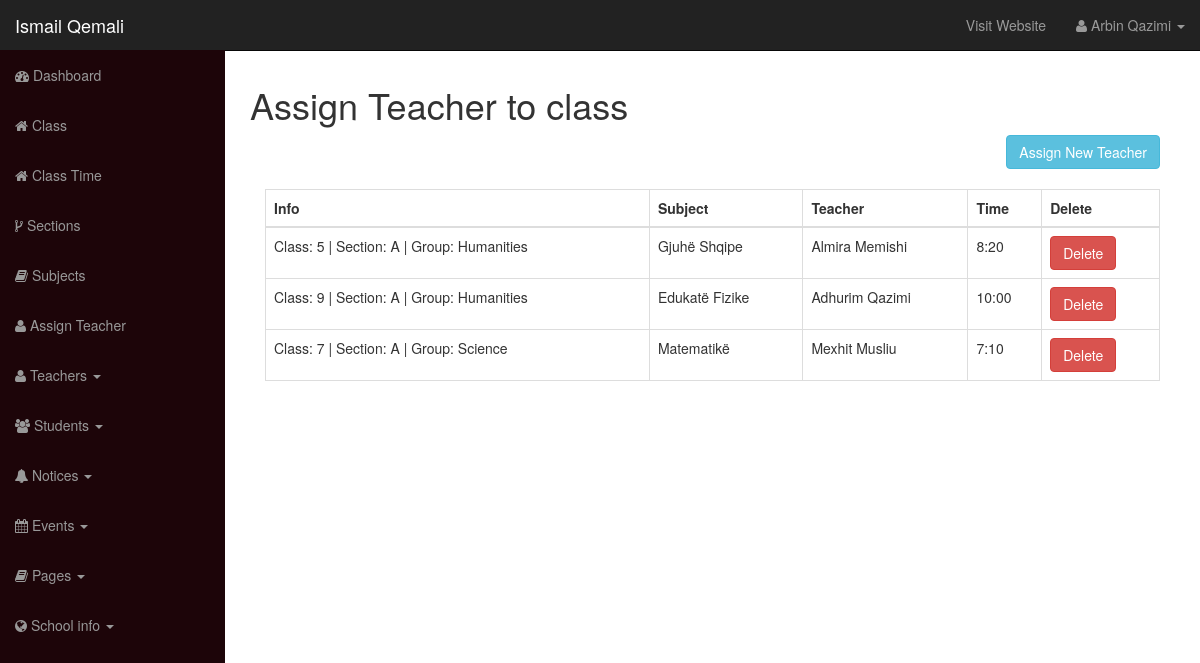
The app's page /school-admin/assign_teacher.php (signed in) with its own data.
### tables this page shows
CREATE TABLE `user` (
  `id` int(12) NOT NULL,
  `username` varchar(100) NOT NULL,
  `user_password` varchar(255) NOT NULL,
  `user_role` varchar(30) NOT NULL,
  `user_firstname` varchar(50) DEFAULT NULL,
  `user_lastname` varchar(50) DEFAULT NULL
);

CREATE TABLE `class_teacher` (
  `id` int(5) NOT NULL,
  `global_name_id` int(5) NOT NULL,
  `teacher_email` varchar(50) NOT NULL,
  `subject_name_id` int(6) NOT NULL,
  `class_time` varchar(255) NOT NULL,
  `class_days` varchar(255) NOT NULL,
  `is_class_teacher` varchar(5) NOT NULL DEFAULT 'N'
);

CREATE TABLE `sections` (
  `id` int(5) NOT NULL,
  `class_id` int(5) NOT NULL,
  `section` varchar(20) NOT NULL,
  `group_name` varchar(30) DEFAULT NULL,
  `global_name` varchar(255) DEFAULT NULL
);

CREATE TABLE `subjects` (
  `id` int(5) NOT NULL,
  `subject` varchar(255) DEFAULT NULL
);

### functions.php (called while the page is built, shortened)
<?php
require_once "includes/db.php";
function get_name_by_session() {
	global $conn;
	$fullName = '';
	if(isset($_SESSION['username'])) {
		$session_user = $_SESSION['username'];
		$query = "SELECT user_firstname, user_lastname FROM user WHERE username='$session_user' LIMIT 1";
		$result = mysqli_query($conn, $query);
		$row = mysqli_fetch_assoc($result);
		$first_name = $row['user_firstname'];
		$last_name = $row['user_lastname'];
		$fullName = $first_name . " " . $last_name;
	}
	return $fullName;
}
function get_subject_name_by_id($id) {
	global $conn;
	$query = "SELECT subject FROM subjects WHERE id=$id";
	$result = mysqli_query($conn, $query);
	$row = mysqli_fetch_assoc($result);
	return $row['subject'];
}

### school-admin/assign-teacher/view-all.php (the view, shortened to what this page needs)
<div class="col-md-12">
	<table class="table table-bordered">
		<thead>
			<tr>
				<th>Info</th>
				<th>Subject</th>
				<th>Teacher</th>
				<th>Time</th>
				<th>Delete</th>
			</tr>
		</thead>
		<tbody>
			<?php
				$query = "SELECT *, class_teacher.id as class_id FROM class_teacher INNER JOIN user ON class_teacher.teacher_email=user.username ORDER BY class_teacher.id ASC";
				$result = mysqli_query($conn, $query);
				while ($row = mysqli_fetch_assoc($result)) {
					$global_name_id = $row['global_name_id'];
					$subject_id = $row['subject_name_id'];
					$query_global_name = "SELECT global_name FROM sections WHERE id=$global_name_id";
					$result_global_name = mysqli_query($conn, $query_global_name);
					$row_global_name = mysqli_fetch_assoc($result_global_name);
					$global_name = $row_global_name['global_name'];
					echo "<tr>";
					echo "<td>$global_name</td>";
					echo "<td>".get_subject_name_by_id($subject_id)."</td>";
					echo "<td>".$row['user_firstname'] ." ". $row['user_lastname']."</td>";
					echo "<td>".$row['class_time']."</td>";
					echo "<td><a href='assign_teacher.php?delete_class_teacher=".$row['class_id']."' class='btn btn-danger'>Delete</a></td>";
					echo "</tr>";
				}
			?>
		</tbody>
	</table>
</div>

### school-admin/includes/header.php (shortened to what this page needs)
<?php
	require_once "../functions.php";
?>
<!DOCTYPE html>
<html lang="en">
	<head>
		<link href="css/bootstrap.css" rel="stylesheet">
		<link href="css/bootstrap-datepicker.css" rel="stylesheet">
		<link href="css/sb-admin.css" rel="stylesheet">
		<link rel="stylesheet" href="font-awesome/css/font-awesome.min.css">
	</head>
	<body>
		<div id="wrapper">
			<nav class="navbar navbar-inverse navbar-fixed-top" role="navigation">
				<div class="navbar-header">
					<a class="navbar-brand" href="index.php">Ismail Qemali</a>
				</div>
				<div class="collapse navbar-collapse navbar-ex1-collapse">
					<ul class="nav navbar-nav side-nav">
						<li><a href="index.php"><i class="fa fa-dashboard"></i> Dashboard</a></li>
						<li><a href="class.php"><i class="fa fa-home"></i> Class</a></li>
						<li><a href="class_time.php"><i class="fa fa-home"></i> Class Time</a></li>
						<li><a href="sections.php"><i class="fa fa-code-fork"></i> Sections</a></li>
						<li><a href="subjects.php"><i class="fa fa-book"></i> Subjects</a></li>
						<li><a href="assign_teacher.php"><i class="fa fa-user"></i> Assign Teacher</a></li>
						<li class="dropdown">
							<a href="#" class="dropdown-toggle" data-toggle="dropdown"><i class="fa fa-user"></i> Teachers <b class="caret"></b></a>
						</li>
						<li class="dropdown">
							<a href="#" class="dropdown-toggle" data-toggle="dropdown"><i class="fa fa-users"></i> Students <b class="caret"></b></a>
						</li>
						<li class="dropdown">
							<a href="#" class="dropdown-toggle" data-toggle="dropdown"><i class="fa fa-bell"></i> Notices <b class="caret"></b></a>
						</li>
						<li class="dropdown">
							<a href="#" class="dropdown-toggle" data-toggle="dropdown"><i class="fa fa-calendar"></i> Events <b class="caret"></b></a>
						</li>
						<li class="dropdown">
							<a href="#" class="dropdown-toggle" data-toggle="dropdown"><i class="fa fa-book"></i> Pages <b class="caret"></b></a>
						</li>
						<li class="dropdown">
							<a href="#" class="dropdown-toggle" data-toggle="dropdown"><i class="fa fa-globe"></i> School info <b class="caret"></b></a>
						</li>
					</ul>
					<ul class="nav navbar-nav navbar-right navbar-user">
						<li><a href="../index.php" target="_blank">Visit Website</a></li>
						<li class="dropdown user-dropdown">
							<a href="#" class="dropdown-toggle" data-toggle="dropdown"><i class="fa fa-user"></i> <?php echo get_name_by_session(); ?> <b class="caret"></b></a>
						</li>
					</ul>
					</div>
				</nav>
				<div id="page-wrapper">
					<div class="row">
						<div class="col-lg-12">

### school-admin/css/sb-admin.css (style rules this page uses)
body { margin-top: 50px; }
#wrapper { padding-left: 0; }
#page-wrapper { width: 100%; padding: 5px 15px; }
@media (min-width:768px) { #wrapper { padding-left: 225px; } }
@media (min-width:768px) { #page-wrapper { padding: 15px 25px; } }
@media (min-width:768px) { .side-nav { margin-left: -225px; left: 225px; width: 225px; position: fixed; top: 50px; height: 100%; border-radius: 0; border: none; background-color: #1d0509; overflow-y: auto; } }
@media (min-width:768px) { .side-nav>li>a { width: 225px; } }
@media (min-width:768px) { .navbar-collapse { padding-left: 15px !important; padding-right: 15px !important; } }
.side-nav { padding-bottom: 50px; }

### records on screen
user: get_name_by_session() "Arbin Qazimi"
class_teacher: sections.global_name "Class: 5 | Section: A | Group: Humanities", subject_name.subject "Gjuhë Shqipe", user.user_firstname "Almira", user.user_lastname "Memishi", class_time "8:20"
class_teacher: sections.global_name "Class: 9 | Section: A | Group: Humanities", subject_name.subject "Edukatë Fizike", user.user_firstname "Adhurim", user.user_lastname "Qazimi", class_time "10:00"
class_teacher: sections.global_name "Class: 7 | Section: A | Group: Science", subject_name.subject "Matematikë", user.user_firstname "Mexhit", user.user_lastname "Musliu", class_time "7:10"
